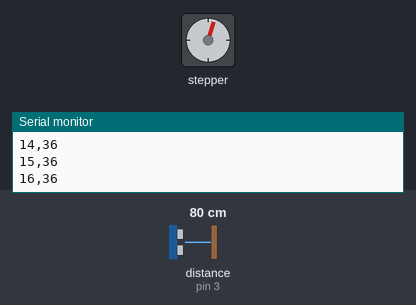
Recording of a sketch running on a simulated Arduino Uno, built with avr-gcc and run on an emulated ATmega328P. Shown: stepper motor, the last lines printed to the serial monitor. Inputs (shaded band) come from the test bench; at power-on: distance to the obstacle (sensor on pin 3) 80 cm. The echo pulse lasts 58.3 µs per cm; stepper angles assume 2048 steps per turn.

Above: at 2.25 s.
2.3 s: distance to the obstacle (sensor on pin 3) set to 2 cm
At 3.11 s:
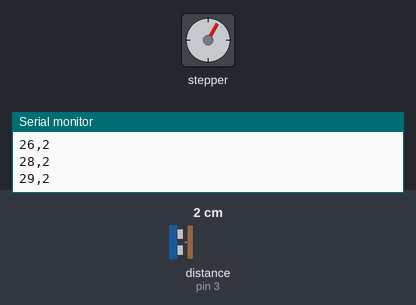
5.3 s: distance to the obstacle (sensor on pin 3) set to 299 cm
At 5.42 s:
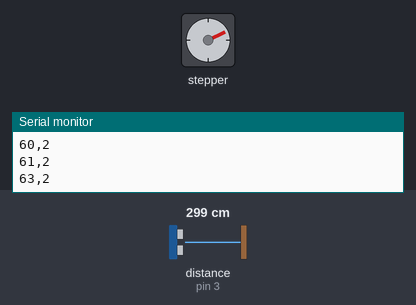
8.3 s: distance to the obstacle (sensor on pin 3) set to 4 cm
At 8.45 s:
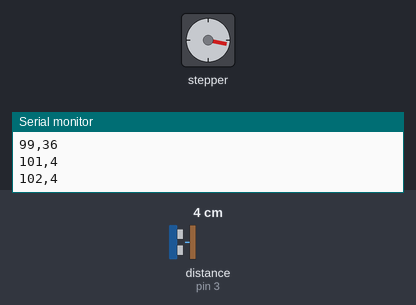
Timing chart, 0 to 20.3 s (numbered marks = the images above; inputs shaded):
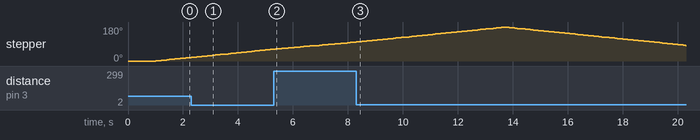

The sketch:

radarCodeArduino.ino
```cpp
#include <Stepper.h>
#include "SR04.h"

// Ultrasonic sensor
#define TRIG_PIN 3
#define ECHO_PIN 4

SR04 sr04 = SR04(ECHO_PIN, TRIG_PIN);

// Stepper motor
const int stepsPerRevolution = 2048;
const int halfCircleSteps = stepsPerRevolution / 2; // 1024 steps = 180 degrees

const int rolePerMinute = 12;

// Stepper pins from your setup
Stepper myStepper(stepsPerRevolution, 8, 10, 9, 11);

// Radar settings
int currentStep = 0;
int direction = 1;

const int stepSize = 8;       // bigger = faster sweep, smaller = smoother
const int maxDistance = 35;   // cm, adjust for your table

void setup() {
  Serial.begin(9600);

  myStepper.setSpeed(rolePerMinute);

  delay(1000);

  Serial.println("Stepper radar ready");
}

void loop() {
  // Move stepper a small amount
  myStepper.step(direction * stepSize);
  currentStep += direction * stepSize;

  // Keep sweep inside 0-180 degrees
  if (currentStep >= halfCircleSteps) {
    currentStep = halfCircleSteps;
    direction = -1;
  }

  if (currentStep <= 0) {
    currentStep = 0;
    direction = 1;
  }

  // Convert current step position into angle
  int angle = map(currentStep, 0, halfCircleSteps, 0, 180);

  // Read distance
  long distance = sr04.Distance();

  // Clean weird readings
  if (distance <= 0 || distance > maxDistance) {
    distance = maxDistance + 1; // out of range
  }

  // Send data to Processing
  Serial.print(angle);
  Serial.print(",");
  Serial.println(distance);

  delay(50);
}
```
